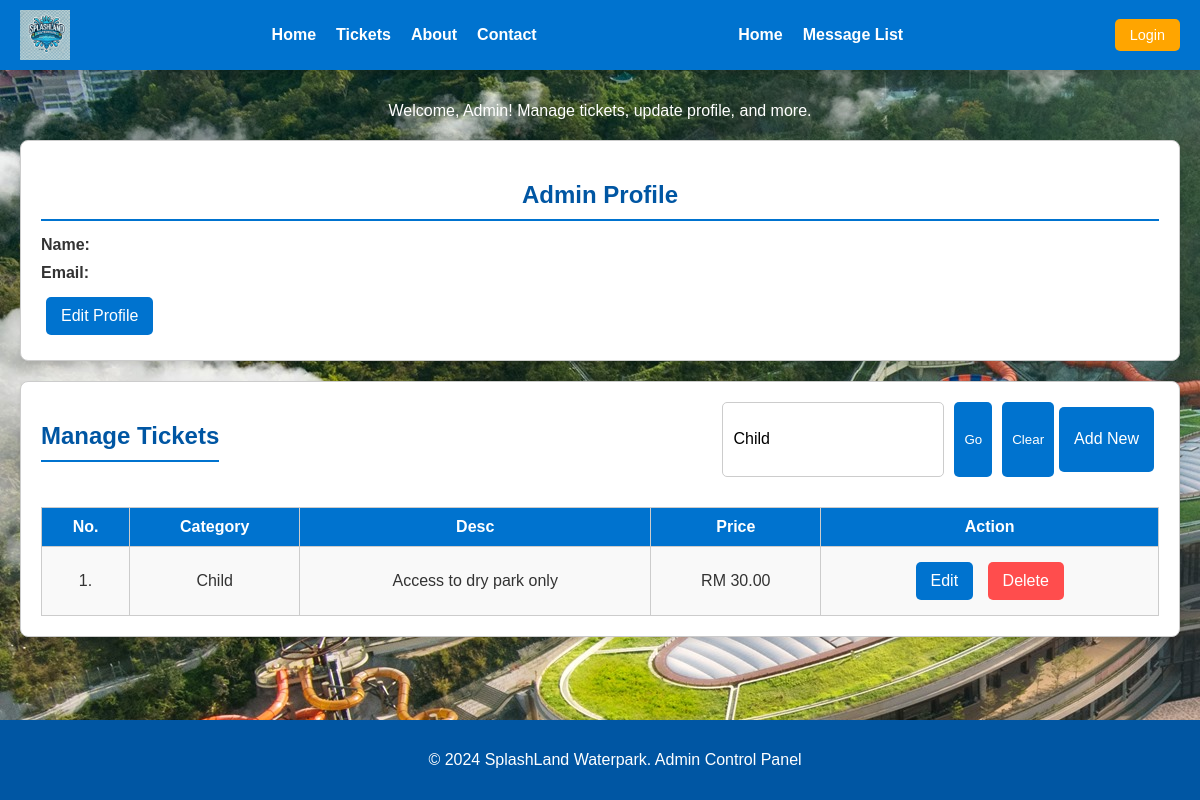
Page /admincontrolpanel.php?keyword=Child on the committed database.
### tables this page shows
CREATE TABLE `ticket` (
  `id` int(11) NOT NULL,
  `ticket_type` varchar(255) NOT NULL,
  `price` decimal(10,2) NOT NULL,
  `description` varchar(250) NOT NULL,
  `image` longblob NOT NULL
);

### admincontrolpanel.php (the view, shortened to what this page needs)
<!DOCTYPE html>
<html lang="en">
<head>
    <link rel="stylesheet" href="admincontrolpanel.css">
</head>
<?php
include('header.php');
include('db_connection.php');
$keywordURL = '';
if (isset($_GET['keyword'])) {
    $keywordURL = $_GET['keyword'];
    $keyword = "%" . mysqli_real_escape_string($conn, $keywordURL) . "%";
    $query = "SELECT * FROM ticket WHERE ticket_type LIKE ? OR description LIKE ?";
    $stmt = mysqli_prepare($conn, $query);
    mysqli_stmt_bind_param($stmt, "ss", $keyword, $keyword);
    mysqli_stmt_execute($stmt);
    $result = mysqli_stmt_get_result($stmt);
} else {
    $query = "SELECT * FROM ticket";
    $result = mysqli_query($conn, $query);
}
?>
<body>
    <div>
        <h1>Admin Control Panel</h1>
        <div style="display:flex; justify-content:center; padding-top: 10px; color: white;">Welcome, Admin! Manage tickets, update
            profile, and more.</div>
    </div>
    <div class="admin-container">
        <section class="admin-profile">
            <h2>Admin Profile</h2>
            <div class="profile-info">
                <p><strong>Name:</strong> <span id="user-name"></span></p>
                <p><strong>Email:</strong> <span id="user-email"></span></p>
                <button class="btn" onclick="gotopage('editprofileform.php')">Edit
                    Profile</button>
            </div>
        </section>
        <div class="ticket-management">
            <div style="display:flex; padding-bottom: 15px; justify-content: space-between">
                <h2>Manage Tickets</h2>
                <div style="display:flex;">
                    <div class="search">
                        <input name="keyword" id="keyword" type="text" placeholder="Search by Type/Desc..."
                            onkeydown="if (event.key === 'Enter') search()" value="<?php echo $keywordURL; ?>">
                        <button onclick="search()">Go</button>
                        <button onclick="clearSearch()">Clear</button>
                    </div>
                    <button class="btn" onclick="gotopage('ticket_form.php')">Add New</button>
                </div>
            </div>
            <div class="ticket-options">
                <table>
                    <tr>
                        <th>No.</th>
                        <th>Category</th>
                        <th>Desc</th>
                        <th>Price</th>
                        <th>Action</th>
                    </tr>
                    <?php
                    if ($result->num_rows > 0) {
                        $count = 1;
                        while ($row = $result->fetch_assoc()) {
                            echo "<tr>";
                            echo "<td>" . $count . ".</td>";
                            echo "<td>" . htmlspecialchars($row['ticket_type']) . "</td>";
                            echo "<td>" . htmlspecialchars($row['description']) . "</td>";
                            echo "<td>RM " . number_format($row['price'], 2) . "</td>";
                            echo "<td>
                                    <button class='btn' onclick=\"gotopage('editticketform.php?id=" . $row['id'] . "')\">Edit</button>
                                    <button class='btn' onclick=\"gotopage('deleteticketform.php?id=" . $row['id'] . "')\">Delete</button>
                                  </td>";
                            echo "</tr>";
                            $count++;
                        }
                    } else {
                        echo "<tr><td colspan='5'>No tickets found</td></tr>";
                    }
                    ?>
                </table>
            </div>
        </div>
    </div>
    <footer class="admin-footer">
        <p>&copy; 2024 SplashLand Waterpark. Admin Control Panel</p>
    </footer>
</body>
</html>

### admincontrolpanel.css (style rules this page uses)
body { font-family: 'Arial', sans-serif; margin: 0; padding: 0; background-color: #f0f8ff; color: #333; background-image: url('assets/contactbackground.jpg'); }
h1 { text-align: center; color: #0073cf; margin-top: 20px; font-size: 2.5rem; }
h2 { color: #0056a3; border-bottom: 2px solid #0073cf; padding-bottom: 10px; margin-bottom: 15px; }
.admin-profile { background-color: #ffffff; border: 1px solid #cccccc; border-radius: 8px; padding: 20px; margin: 20px; box-shadow: 0px 4px 6px rgba(0, 0, 0, 0.1); text-align: center; }
.profile-info { text-align: left; }
.profile-info p { margin: 10px 0; }
.btn { background-color: #0073cf; color: white; border: none; padding: 10px 15px; border-radius: 5px; cursor: pointer; font-size: 1rem; margin: 5px; transition: background-color 0.3s ease; }
.btn[onclick*="delete"] { background-color: #ff4d4d; }
.ticket-management { background-color: #ffffff; border: 1px solid #cccccc; border-radius: 8px; padding: 20px; margin: 20px; box-shadow: 0px 4px 6px rgba(0, 0, 0, 0.1); }
.ticket-management table { width: 100%; border-collapse: collapse; margin-top: 15px; }
.ticket-management table th, .ticket-management table td { border: 1px solid #cccccc; padding: 10px; text-align: center; }
.ticket-management table th { background-color: #0073cf; color: white; }
.ticket-management table tr:nth-child(even) { background-color: #f9f9f9; }
.search { display: flex; gap: 10px; }
.search input { padding: 10px; border: 1px solid #cccccc; border-radius: 5px; font-size: 1rem; width: 200px; }
.search button { background-color: #0073cf; color: white; border: none; padding: 10px; border-radius: 5px; cursor: pointer; transition: background-color 0.3s ease; }
.admin-footer { background-color: #0056a3; color: white; text-align: center; padding: 15px; position: absolute; bottom: 0; width: 100%; }

### rows in the picture
ticket: ticket_type "Child", description "Access to dry park only", price "30.00"
